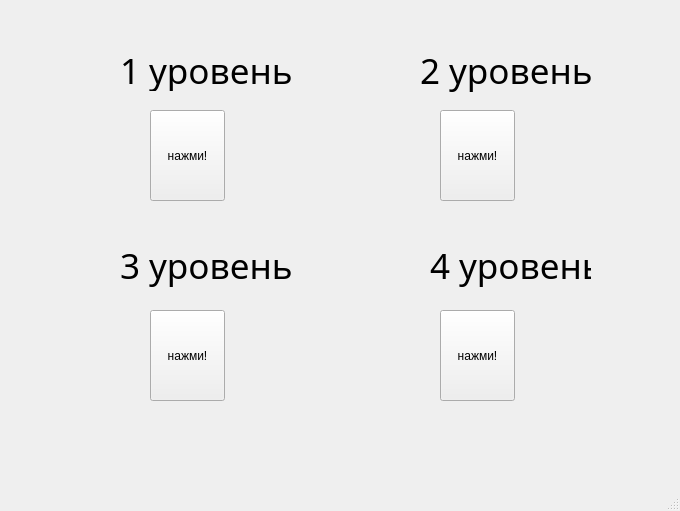
<?xml version="1.0" encoding="UTF-8"?>
<ui version="4.0">
 <class>MainWindow</class>
 <widget class="QMainWindow" name="MainWindow">
  <property name="geometry">
   <rect>
    <x>0</x>
    <y>0</y>
    <width>680</width>
    <height>511</height>
   </rect>
  </property>
  <property name="windowTitle">
   <string>MainWindow</string>
  </property>
  <widget class="QWidget" name="centralwidget">
   <widget class="QPushButton" name="pushButton_1">
    <property name="geometry">
     <rect>
      <x>150</x>
      <y>110</y>
      <width>75</width>
      <height>91</height>
     </rect>
    </property>
    <property name="text">
     <string>нажми!</string>
    </property>
   </widget>
   <widget class="QPushButton" name="pushButton_2">
    <property name="geometry">
     <rect>
      <x>440</x>
      <y>110</y>
      <width>75</width>
      <height>91</height>
     </rect>
    </property>
    <property name="text">
     <string>нажми!</string>
    </property>
   </widget>
   <widget class="QPushButton" name="pushButton_3">
    <property name="geometry">
     <rect>
      <x>150</x>
      <y>310</y>
      <width>75</width>
      <height>91</height>
     </rect>
    </property>
    <property name="text">
     <string>нажми!</string>
    </property>
   </widget>
   <widget class="QPushButton" name="pushButton_4">
    <property name="geometry">
     <rect>
      <x>440</x>
      <y>310</y>
      <width>75</width>
      <height>91</height>
     </rect>
    </property>
    <property name="text">
     <string>нажми!</string>
    </property>
   </widget>
   <widget class="QLabel" name="label_1">
    <property name="geometry">
     <rect>
      <x>120</x>
      <y>50</y>
      <width>201</width>
      <height>41</height>
     </rect>
    </property>
    <property name="font">
     <font>
      <family>Sitka</family>
      <pointsize>26</pointsize>
     </font>
    </property>
    <property name="text">
     <string>1 уровень</string>
    </property>
   </widget>
   <widget class="QLabel" name="label_2">
    <property name="geometry">
     <rect>
      <x>420</x>
      <y>30</y>
      <width>171</width>
      <height>81</height>
     </rect>
    </property>
    <property name="font">
     <font>
      <family>Sitka</family>
      <pointsize>26</pointsize>
     </font>
    </property>
    <property name="text">
     <string>2 уровень</string>
    </property>
   </widget>
   <widget class="QLabel" name="label_3">
    <property name="geometry">
     <rect>
      <x>120</x>
      <y>240</y>
      <width>181</width>
      <height>51</height>
     </rect>
    </property>
    <property name="font">
     <font>
      <family>Sitka</family>
      <pointsize>26</pointsize>
     </font>
    </property>
    <property name="text">
     <string>3 уровень</string>
    </property>
   </widget>
   <widget class="QLabel" name="label_4">
    <property name="geometry">
     <rect>
      <x>430</x>
      <y>240</y>
      <width>161</width>
      <height>51</height>
     </rect>
    </property>
    <property name="font">
     <font>
      <family>Sitka</family>
      <pointsize>26</pointsize>
     </font>
    </property>
    <property name="text">
     <string>4 уровень</string>
    </property>
   </widget>
  </widget>
  <widget class="QMenuBar" name="menubar">
   <property name="geometry">
    <rect>
     <x>0</x>
     <y>0</y>
     <width>680</width>
     <height>21</height>
    </rect>
   </property>
  </widget>
  <widget class="QStatusBar" name="statusbar"/>
 </widget>
 <resources/>
 <connections/>
</ui>
